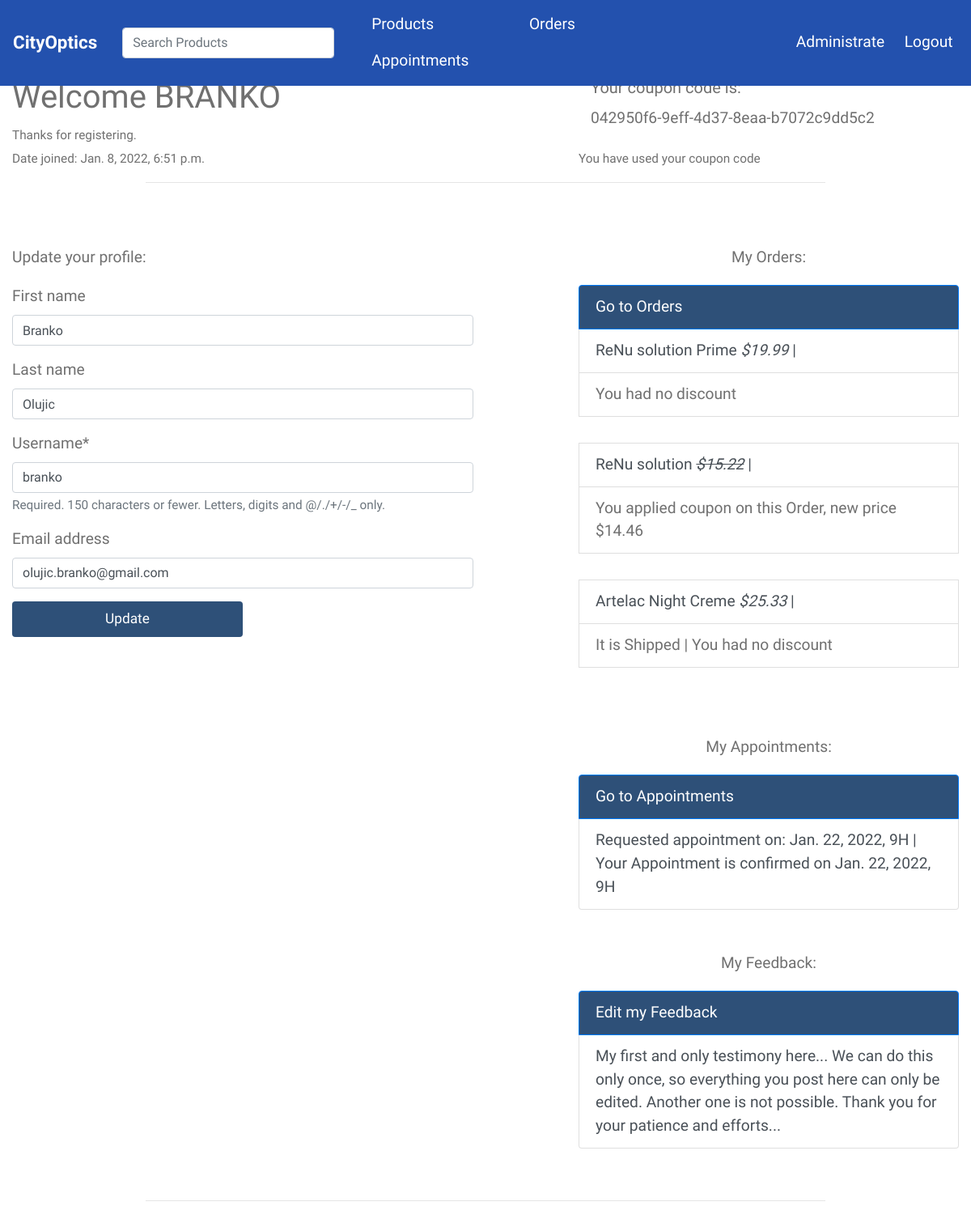
The app's page /accounts/profile/branko-olujic-branko (signed in), older data.
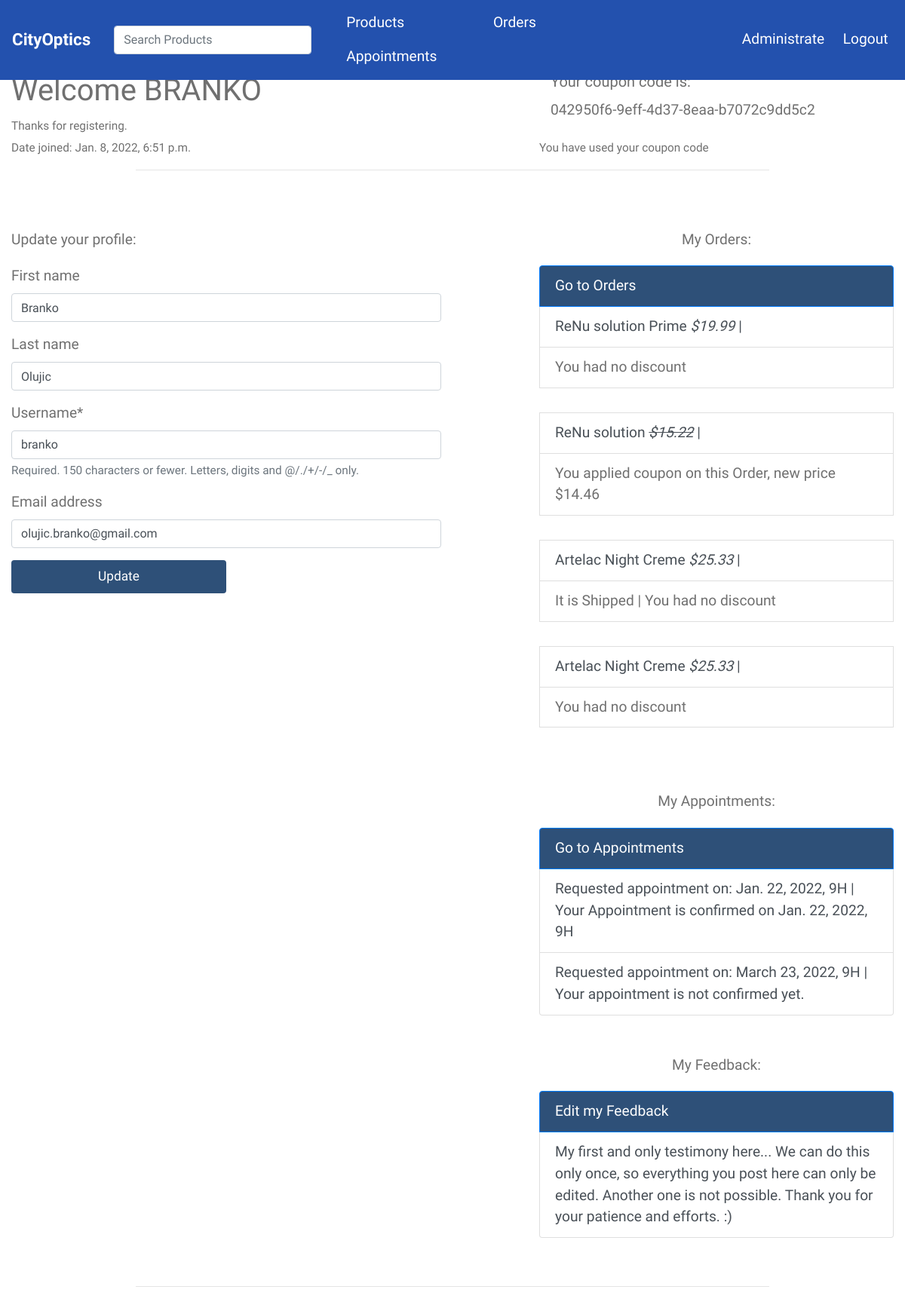
The same page, newer data.
### products/models.py (models this page shows, shortened)
class Order(models.Model):
    product = models.ForeignKey(Product, on_delete=models.CASCADE)
    name = models.CharField(max_length=100)
    phone = models.CharField(max_length=33)
    email = models.EmailField(blank=True, null=True)
    message = models.TextField(blank=True, null=True, max_length=555)
    is_shipped = models.BooleanField(default=False)
    discount_approved = models.BooleanField(default=False)
    customer = models.ForeignKey(Customer, on_delete=models.SET_NULL, null=True, blank=True)
    def new_price(self):
        if self.discount_approved:
            new_price = self.product.price * 0.95
            return new_price
        return self.product.price

class Product(models.Model):
    name = models.CharField(max_length=150)
    price = models.FloatField()
    present = models.BooleanField(default=False)
    description = models.TextField()
    image = models.ImageField(default='default.jpg', upload_to='products_pics')
    objects = ProductManager()

### appointments/models.py (models this page shows, shortened)
class Appointment(models.Model):
    HOURS = [
        ('9H', '9H - 10H'),
        ('10H', '10H - 11H'),
        ('11H', '11H - 12H'),
        ('12H', '12H - 13H'),
        ('13H', '13H - 14H'),
        ('14H', '14H - 15H'),
        ('15H', '15H - 16H'),
        ('16H', '16H - 17H')
    ]
    name = models.CharField(max_length=150)
    phone = models.CharField(max_length=33)
    email = models.EmailField(blank=True, null=True)
    hour = models.CharField(max_length=33, choices=HOURS)
    message = models.TextField(blank=True, null=True)
    is_confirmed = models.BooleanField(default=False)
    date = models.DateField()
    customer = models.ForeignKey(Customer, on_delete=models.SET_NULL, blank=True, null=True)

### accounts/models.py (models this page shows, shortened)
class Customer(models.Model):
    user = models.OneToOneField(User, on_delete=models.CASCADE)
    slug = models.SlugField(blank=True, null=True)
    email = models.CharField(max_length=55, unique=True)
    created_on = models.DateTimeField(auto_now_add=True)
    discount_used = models.BooleanField(default=False)
    code = models.UUIDField(default=uuid.uuid4, editable=False, unique=True)

class Testimony(models.Model):
    customer = models.OneToOneField(Customer, on_delete=models.CASCADE)
    comment = models.TextField(max_length=555)
    date_created = models.DateTimeField(auto_now_add=True)
    updated = models.DateTimeField(auto_now=True)
    approved = models.BooleanField(default=False)
    image = models.ImageField(default='cat.jpg', upload_to='feedback_pics')
    class Meta:
        verbose_name_plural = 'Testimonies'

### accounts/views.py (the view)
# urls.py: path('profile/<slug:slug>', views.profile, name='profile'),
@login_required
def profile(request, slug):
    if request.method == "POST":
        form = CustomerUpdateForm(request.POST, instance=request.user)
        if form.is_valid():
            form.save()
            messages.success(request, 'Profile Updated')
            context = {
                'object': 'Profile',
                'form': CustomerUpdateForm(instance=request.user),
                'customer': request.user.customer
            }
            return render(request, 'accounts/profile.html', context)
        else:
            return redirect('city-optics')
    else:
        try:
            customer = Customer.objects.get(slug=slug)
            form = CustomerUpdateForm(instance=request.user)
            context = {
                'customer': customer,
                'object': 'Profile',
                'form': form
            }
            return render(request, 'accounts/profile.html', context)
        except ObjectDoesNotExist:
            raise Http404

### accounts/forms.py
class CustomerUpdateForm(forms.ModelForm):
    class Meta:
        model = User
        fields = ('first_name', 'last_name', 'username', 'email')

### accounts/templates/accounts/profile.html (shortened to what the changed rows need)
{% extends 'base.html' %}
{% load static %}
{% load crispy_forms_tags %}
{% block content %}
<div class="container">
    <div class="row">
        <div class="col-7">
            <h1>Welcome {{customer.user.username|upper}}</h1>
            <small>Thanks for registering.</small>
        </div>
        {% if customer.user.id == request.user.id %}
        <div class="col-5">
            <div class="container">
                <h5>Your coupon code is: </h5><p>{{customer.code}}</p>
            </div>
        </div>
        {% endif %}
    </div>
    <div class="row">
        <div class="col-7">
            <small>Date joined: {{customer.created_on}}</small>
        </div>
    </div>
</div>
<hr style="width: 70%;"/><br/><br/>
{% if customer.user.id == request.user.id %}
<div class="container">
    <div class="row">
        <div class="col-6">
            <p>Update your profile:</p>
            <form method="POST">
                {{form|crispy}}
                <input type="submit" class="btn tm-btn-submit" value="Update" style="background:#2e5078;">
            </form>
        </div>
        <div class="col-5 ml-auto">
            <center><p>My Orders: </p></center>
            <div class="list-group mb-5">
                <a href="{% url 'order' %}" class="list-group-item list-group-item-action active"
                   aria-current="true" style="background:#2e5078;">
                    Go to Orders
                </a>
                {% for order in customer.order_set.all %}
                <a href="{% url 'product_details' order.product.pk %}" type="button" class="list-group-item list-group-item-action">{{ order.product.name }}
                    <cite {% if order.discount_approved %}style="text-decoration:line-through;" {% endif %}>${{order.product.price}}</cite>
                    | </a><a type="button" class="list-group-item list-group-item-action">
                {% if order.is_shipped %}It is Shipped | {% endif %}{% if order.discount_approved %}
                You applied coupon on this Order, new price ${{ order.new_price|floatformat:2 }}{% else %}You had no
                discount{% endif %}</a>
                {% endfor %}
            </div>
            <center><p>My Appointments: </p></center>
            <div class="list-group mb-5">
                <a href="{% url 'appointment' %}" class="list-group-item list-group-item-action active"
                   aria-current="true" style="background:#2e5078;">
                    Go to Appointments
                </a>
                {% for appointment in customer.appointment_set.all %}
                <button type="button" class="list-group-item list-group-item-action">Requested appointment on:
                    {{ appointment.date }}, {{appointment.hour}} | {% if appointment.is_confirmed %}Your Appointment is
                    confirmed on
                    {{ appointment.date}}, {{appointment.hour}}{% else %}Your appointment is not confirmed yet.
                    {% endif %}
                </button>
                {% endfor %}
            </div>
             <center><p>My Feedback: </p></center>
            <div class="list-group mb-5">
                {% if customer.testimony %}
                <a href="{% url 'edit_testimony' customer.slug %}" class="list-group-item list-group-item-action active"
                   aria-current="true" style="background:#2e5078;">
                    Edit my Feedback
                </a>
                {% else %}
                <a href="{% url 'testimony' %}" class="list-group-item list-group-item-action active"
                   aria-current="true" style="background:#2e5078;">
                    Send us your Feedback
                </a>
                {% endif %}
                <button type="button" class="list-group-item list-group-item-action">
                    {{customer.testimony.comment}}
                </button>
            </div>
        </div>
    </div>
</div>
<hr style="width: 70%;"/><br/>
{% endif %}
{% endblock content %}

Row changes from the older to the newer data that the page shows:
changed through a linked row, Customer "042950f6-9eff-4d37-8eaa-b7072c9dd5c2": testimony.comment "…for your patience and efforts..." → "…for your patience and efforts. :)"
added Order: product.name "Artelac Night Creme", product.price "25.33", discount_approved "You had no discount"
now on this page (row edited): Appointment: date "March 23, 2022", hour "9H", is_confirmed "Your appointment is not confirmed yet."
